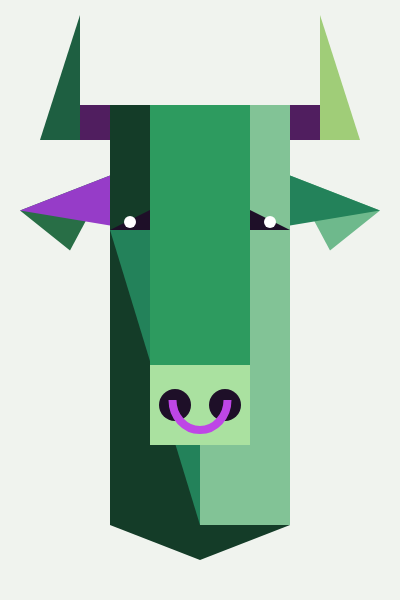
Frame 1 (no input)
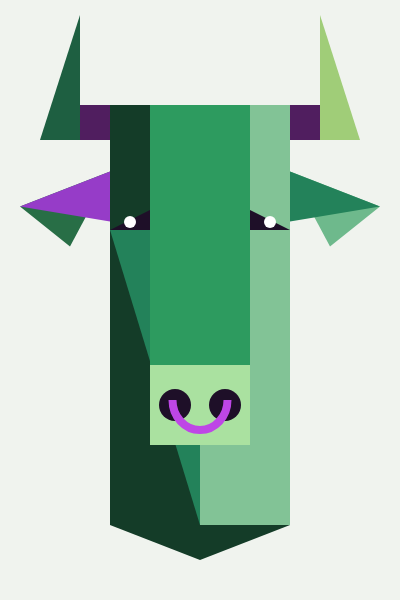
Frame 60 (no input)
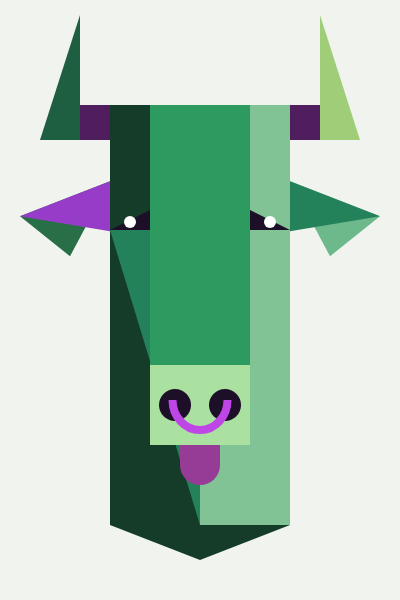
Frame 120 (the mouse pressed at the canvas centre since frame 60)

The p5.js sketch that drew these frames (run headless with seeded random() and noise() and a simulated clock; from frame 60 on, the mouse is pressed at the canvas centre):

// p5.js sketch
// ── sketch.js
function preload() {
  // put preload code here
}

let w = 400;
let h = 600;

function setup() {
  createCanvas(w, h);
}

function draw() {
  // Sfondo bianco
  background(240, 243, 238);
  noStroke();

  // corno sx
  // punta verticale
  fill(30, 95, 65); 
  triangle(40, 140, 80, 140, 80, 15);
  // Base orizzontale (Accento Viola Scuro)
  fill(80, 30, 95);
  rect(80, 105, 70, 35);

  // corno dx
  // punta verticale
  fill(160, 205, 120);
  triangle(320, 140, 360, 140, 320, 15);
  // Base orizzontale (Accento Viola Scuro)
  fill(80, 30, 95);
  rect(250, 105, 70, 35);

  
  // orecchie animate
  // Usiamo frameCount per calcolare lo spostamento verticale
  let offsetOrecchie = sin(frameCount * 0.06) * 8 //numero px;

  for (let i = 0; i < 1; i++) {
    push();
    
    translate(0, offsetOrecchie);

    // orecchio sx
    fill(40, 110, 70);
    triangle(20, 210, 110, 175, 70, 250);
    fill(150, 60, 200); // triangolo grande
    triangle(20, 210, 110, 175, 110, 225);

    // orecchio dx
    fill(110, 185, 140);
    triangle(380, 210, 290, 175, 330, 250);
    fill(35, 130, 90); // triangolo grande
    triangle(380, 210, 290, 175, 290, 225);

    pop();
  }

  // corpo/testa
  // lato sx
  fill(20, 60, 40);
  rect(110, 105, 90, 420);
  triangle(110, 525, 200, 525, 200, 560);

  // lato dx
  fill(130, 195, 150);
  rect(200, 105, 90, 420);

  // lato dx triangolo basso
  fill(20, 60, 40);
  triangle(200, 525, 290, 525, 200, 560);

  // lato sx triangolo alto
  fill(35, 130, 90);
  triangle(110, 230, 200, 230, 200, 525);

  // parte superiore muso
  fill(45, 155, 95);
  rect(150, 105, 100, 260);

  // LINGUA DA SOTTO IL NASO (Unico colore rosa)
  if (mouseIsPressed) {
    fill(150, 60, 150);
    rect(180, 440, 40, 45, 0, 0, 20, 20); 
  }

  // muso
  fill(170, 225, 160);
  rect(150, 365, 100, 80);

  // narici
  fill(30, 15, 40);
  ellipse(175, 405, 32, 32);
  ellipse(225, 405, 32, 32);

  // piercing (Corretto parametro PI mancantante)
  stroke(190, 70, 230);
  noFill();
  strokeWeight(8);
  strokeCap(SQUARE);
  arc(200, 400, 55, 60, 0, PI);

  // occhi
  // occhi neri
  noStroke();
  fill(30, 15, 40);
  triangle(110, 230, 150, 230, 150, 210);
  triangle(290, 230, 250, 230, 250, 210);

  // pupille bianche
  fill(255);
  ellipse(130, 222, 12, 12);
  ellipse(270, 222, 12, 12);
}
